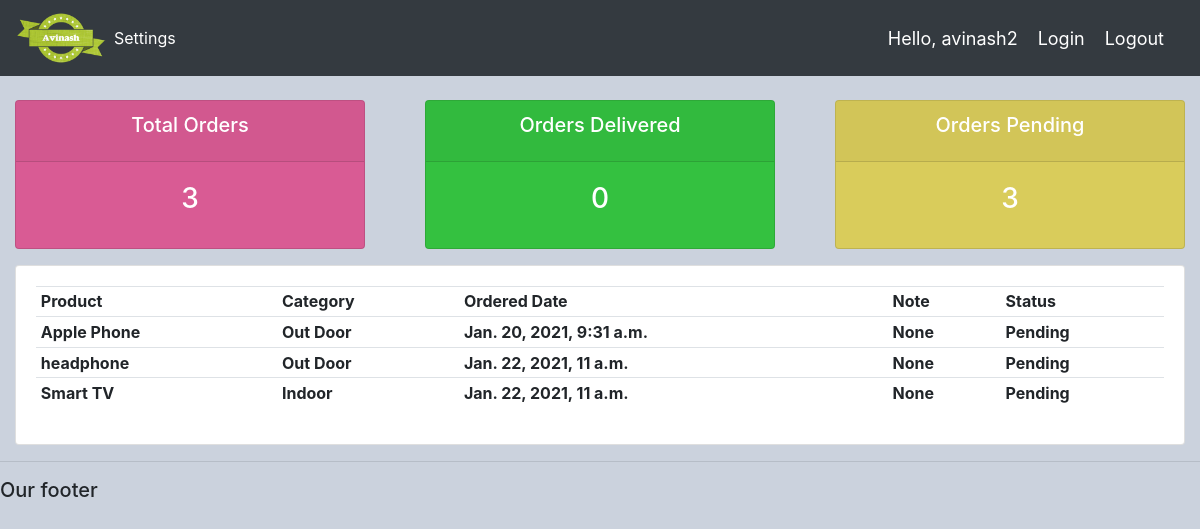
Page /user/ (signed in) on the committed database.
### accounts/models.py (models this page shows, shortened)
class Order(models.Model):
    STATUS = (                          #  this is used for dropdown menu for status
        ("Pending","Pending"),
        ("Out for delivery","Out for delivery"),
        ("Delivered","Delivered"),
    )
    customer = models.ForeignKey(Customer, null=True, on_delete = models.SET_NULL)
    product =  models.ForeignKey(Product, null=True, on_delete = models.SET_NULL)
    date_created = models.DateTimeField(auto_now_add=True, null=True)
    status = models.CharField(max_length=200, null=True, choices=STATUS)
    note = models.CharField(max_length=200,null=True)

class Product(models.Model):
    CATEGORY = (
        ("Indoor", "Indoor"),     #  this is used for dropdown menu for category
        ("Out Door", "Out Door"),  # name = ((),())
    )
    name = models.CharField(max_length=200,null=True)
    price = models.FloatField(null=True)
    category = models.CharField(max_length=200,null=True, choices=CATEGORY)
    description = models.CharField(max_length=200,null=True,blank=True)
    date_created = models.DateTimeField(auto_now_add=True)
    tag = models.ManyToManyField(Tag)
    def __str__(self):
        return self.name

### accounts/decorators.py (the view)
        def wrapper_func(request, *args, **kwargs):
            group = None
            users = request.user.groups     # it will return queryset of all users
            if users.exists():
                group = request.user.groups.all()[0].name
            if group in allowed_roles:
                return view_func(request, *args, **kwargs)
            else:
                return HttpResponse('You are Not an authorized to see this page')

### accounts/views.py (called while the page is built)
@login_required(login_url='login')
@allowed_users(allowed_roles=['customer'])
def userPage(request):
    orders = request.user.customer.order_set.all()
    total_orders = orders.count()
    delivered = orders.filter(status='Delivered').count()
    pending = orders.filter(status='Pending').count()
    context = {'orders':orders, 'total_orders':total_orders, 'delivered':delivered, 'pending':pending,}
    return render(request, 'accounts/user.html', context)

### accounts/templates/accounts/user.html
{% extends 'accounts/main.html' %}
{% block content %}
   {% include "accounts/status.html" %}
   <div class="row">
    <div class="col">
        <div class="col-md">
            <div class="card card-body">
               <table class="table table-sm">
                  <tr>
                      <th>Product</th>
                      <th>Category</th>
                      <th>Ordered Date</th>
                      <th>Note</th>
                      <th>Status</th>
                  </tr>
                  {% for order in orders %}
                    <tr>
                        <th>{{ order.product }}</th>
                        <th>{{ order.product.category }}</th>
                        <th>{{ order.date_created }}</th>
                        <th>{{ order.note }}</th>
                        <th>{{ order.status }}</th>
                    </tr>
                  {% endfor %}
               </table>
            </div>
        </div>
    </div>
  </div>
{% endblock %}

### accounts/templates/accounts/Navbar.html (shortened to what this page needs)
{% load static%}
<!doctype html>
<html lang="en">
  <head>
    <link rel="stylesheet" href="https://cdn.jsdelivr.net/npm/bootstrap@4.5.3/dist/css/bootstrap.min.css">
    <link rel="stylesheet" type="text/css" href="{% static 'css/main.css' %}">
  </head>
  <body>
    <nav class="navbar navbar-expand-lg navbar-dark bg-dark">
        <img src="{% static 'images/logo.png'%}" style = "width: 90px;" alt="">
        <div class="collapse navbar-collapse" id="navbarText">
          <ul class="navbar-nav mr-auto">
            {% if request.user.is_staff %}
              <li class="nav-item active">
                <a class="nav-link" href="{% url 'home' %}">Dashboard</a>
              </li>
              <li class="nav-item active">
                <a class="nav-link" href="{% url 'products' %}">Products</a>
              </li>
            {% else %}
              <li class="nav-item active">
                <a class="nav-link" href="{% url 'account_settings' %}">Settings</a>
              </li>
            {% endif %}
          </ul>
          <span class="hello-msg">Hello, {{request.user}}</span>
          <span>
            <a class="hello-msg" href="{% url 'home' %}">Login</a>
          </span>
          <span>
            <a class="hello-msg" href="{% url 'logout' %}">Logout</a>
          </span>
        </div>
      </nav>
  </body>
</html>

### static/css/main.css (style rules this page uses)
body { background-color: #cbd2dd; }

### accounts/templates/accounts/Navbar.html (style rules this page uses)
.hello-msg { font-size: 18px; color: #fff; margin-right: 20px; }

### rows in the picture
Order: product "Apple Phone", product.category "Out Door", date_created "Jan. 20, 2021, 9:31 a.m.", note "None", status "Pending"
Order: product "headphone", product.category "Out Door", date_created "Jan. 22, 2021, 11 a.m.", note "None", status "Pending"
Order: product "Smart TV", product.category "Indoor", date_created "Jan. 22, 2021, 11 a.m.", note "None", status "Pending"

### other values in the picture
{{ request.user }} "avinash2"
{{ total_orders }} "3"
{{ delivered }} "0"
{{ pending }} "3"
